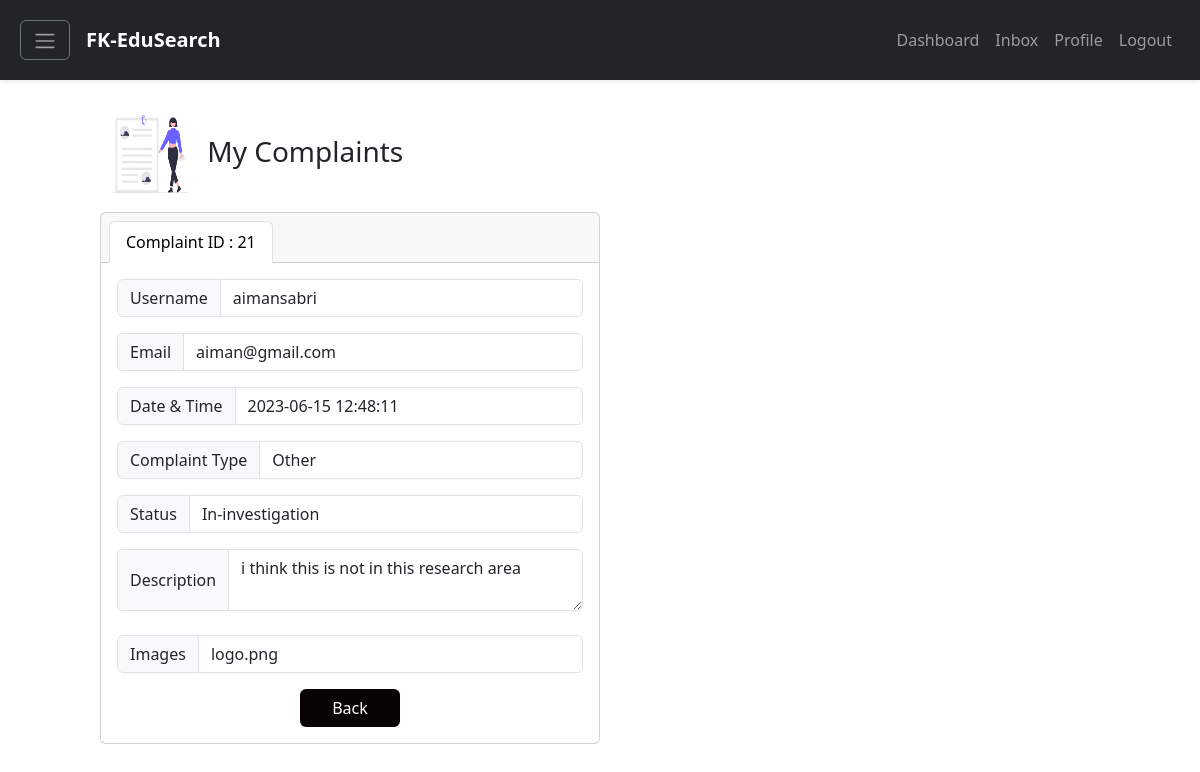
The page /complaintdetails.php?userid=7 on the database its author committed.
### tables this page shows
CREATE TABLE `complaint` (
  `complaintid` int(11) NOT NULL,
  `userid` int(11) DEFAULT NULL,
  `postid` int(11) DEFAULT NULL,
  `complaintDate` datetime DEFAULT NULL,
  `complaintType` varchar(60) DEFAULT NULL,
  `complaintDescription` varchar(60) DEFAULT NULL,
  `complaintStatus` varchar(60) DEFAULT NULL,
  `images` varchar(255) DEFAULT NULL
);

CREATE TABLE `user` (
  `userid` int(11) NOT NULL,
  `userFullName` varchar(60) NOT NULL,
  `userEmail` varchar(60) NOT NULL,
  `userPassword` varchar(60) NOT NULL,
  `username` varchar(60) NOT NULL,
  `userAcademicStatus` varchar(60) DEFAULT NULL,
  `userUpdateProfileStatus` varchar(60) DEFAULT NULL,
  `userOnlineStatus` varchar(60) DEFAULT NULL
);

### classes/Complaint.classes.php (called while the page is built, shortened)
<?php
class Complaint extends Connection
{
    public function getComplaintDetails($userid)
    {
        $connection = $this->getConnection();
        $query = "SELECT user.username, user.userEmail, complaint.complaintid, complaint.complaintDate, complaint.complaintType, complaint.complaintDescription, complaint.complaintStatus, complaint.images
                  FROM complaint
                  INNER JOIN user ON complaint.userid = user.userid
                  WHERE user.userid = '$userid'";
        $result = mysqli_query($connection, $query);
        if (!$result) {
            return false;
        } else {
            return $result;
        }
    }
}

### complaintdetails.php (the view, shortened to what this page needs)
<!DOCTYPE html>
<html lang="en">
<head>
    <link href="https://cdn.jsdelivr.net/npm/bootstrap@5.3.0-alpha3/dist/css/bootstrap.min.css" rel="stylesheet">
</head>
<body>
    <?php include "components/navigation.php"; ?>
    <?php
    $complaint = new ComplaintController();
    $userid = $_GET['userid'];
    $complaintid = $_GET['complaintid'];
    $complaintDetails = $complaint->getComplaintDetails($userid);
    if ($complaintDetails->num_rows > 0) {
        $row = mysqli_fetch_assoc($complaintDetails);
        $username = $row['username'];
        $userEmail = $row['userEmail'];
        $complaintid = $row['complaintid'];
        $complaintDate = $row['complaintDate'];
        $complaintType = $row['complaintType'];
        $complaintDescription = $row['complaintDescription'];
        $complaintStatus = $row['complaintStatus'];
        $images = $row['images'];
    } else {
        echo "Failed to retrieve complaint details.";
    }
    ?>
    <div class="d-flex flex-column justify-content-center align-item-center vh-100" style="padding-left: 100px; padding-right: 100px">
        <h3 class="mt-5"><img style="width:100px; height:100px" src="../FK-EduSearch/public/undraw_attached_file_re_0n9b.png" height="30"> My Complaints</h3>
        <div class="card text-center w-50">
            <div class="card-header">
                <ul class="nav nav-tabs card-header-tabs">
                    <li class="nav-item">
                        <a class="nav-link active" aria-current="true" href="#">Complaint ID : <?php echo $complaintid ?></a>
                    </li>
                </ul>
            </div>
            <div class="card-body">
                <div class="input-group mb-3">
                    <span class="input-group-text" id="basic-addon1">Username</span>
                    <input type="text" class="form-control" aria-label="Username" aria-describedby="basic-addon1" value="<?php echo $username; ?>" readonly>
                </div>
                <div class="input-group mb-3">
                    <span class="input-group-text">Email</span>
                    <input type="text" class="form-control" aria-label="Recipient's username" aria-describedby="basic-addon2" value="<?php echo $userEmail; ?>" readonly>
                </div>
                <div class="input-group mb-3">
                    <span class="input-group-text">Date & Time</span>
                    <input type="text" class="form-control" aria-label="" aria-describedby="basic-addon2" value="<?php echo $complaintDate; ?>" readonly>
                </div>
                <div class="input-group mb-3">
                    <span class="input-group-text">Complaint Type</span>
                    <input type="text" class="form-control" aria-label="Amount (to the nearest dollar)" value="<?php echo $complaintType; ?>" readonly>
                </div>
                <div class="input-group mb-3">
                    <span class="input-group-text">Status</span>
                    <input type="text" class="form-control" aria-label="" aria-describedby="basic-addon2" value="<?php echo $complaintStatus; ?>" readonly>
                </div>
                <div class="input-group">
                    <span class="input-group-text">Description</span>
                    <textarea class="form-control" aria-label="With textarea" readonly><?php echo $complaintDescription; ?></textarea>
                </div>
                <br>
                <div class="input-group mb-3">
                    <span class="input-group-text">Images</span>
                    <input type="text" class="form-control" aria-label="" aria-describedby="basic-addon2" value="<?php echo $images; ?>" readonly>
                </div>
                <a href="usercomplaint.php" style="color:white; background-color: #080202; width:100px" class="btn">Back</a>
            </div>
        </div>
    </div>
</body>
</html>

### rows shown on the page
complaint: complaintid "21", userid.username "aimansabri", userid.userEmail "aiman@gmail.com", complaintDate "2023-06-15 12:48:11", complaintType "Other", complaintStatus "In-investigation", complaintDescription "i think this is not in this research area", images "logo.png"
